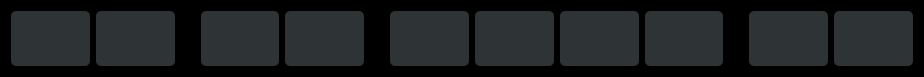
<?xml version="1.0" encoding="UTF-8"?>
<ui version="4.0">
 <class>Dialog</class>
 <widget class="QDialog" name="Dialog">
  <property name="geometry">
   <rect>
    <x>0</x>
    <y>0</y>
    <width>924</width>
    <height>77</height>
   </rect>
  </property>
  <property name="sizePolicy">
   <sizepolicy hsizetype="Maximum" vsizetype="Maximum">
    <horstretch>0</horstretch>
    <verstretch>0</verstretch>
   </sizepolicy>
  </property>
  <property name="minimumSize">
   <size>
    <width>0</width>
    <height>0</height>
   </size>
  </property>
  <property name="maximumSize">
   <size>
    <width>1024000</width>
    <height>60000</height>
   </size>
  </property>
  <property name="windowTitle">
   <string>Dialog</string>
  </property>
  <property name="styleSheet">
   <string notr="true">background-color: rgb(0, 0, 0);</string>
  </property>
  <layout class="QHBoxLayout" name="horizontalLayout">
   <item>
    <widget class="QPushButton" name="buttonBarrelCorrection">
     <property name="sizePolicy">
      <sizepolicy hsizetype="Preferred" vsizetype="Preferred">
       <horstretch>0</horstretch>
       <verstretch>0</verstretch>
      </sizepolicy>
     </property>
     <property name="styleSheet">
      <string notr="true">
QPushButton:checked{
border: 2px;
color: #009FE3;
font-size: 14px;
border-radius: 2px;
border-style: outset;
border-width: 2px;
border-radius: 10px;
border-color: beige;
}
QPushButton:!checked{

}
QPushButton:pressed{

color: white;
background-color: rgb(225, 237, 237);
border-radius: 5px;
}
QPushButton:!pressed{

color: white;
	background-color: rgb(46, 52, 54);
border-radius: 5px;
}</string>
     </property>
     <property name="text">
      <string/>
     </property>
     <property name="icon">
      <iconset>
       <activeoff>New folder/image222.png</activeoff>
       <activeon>New folder/image333.png</activeon>
      </iconset>
     </property>
     <property name="iconSize">
      <size>
       <width>40</width>
       <height>40</height>
      </size>
     </property>
     <property name="checkable">
      <bool>true</bool>
     </property>
     <property name="checked">
      <bool>false</bool>
     </property>
     <property name="flat">
      <bool>false</bool>
     </property>
    </widget>
   </item>
   <item>
    <widget class="QPushButton" name="buttonZeroPoint">
     <property name="sizePolicy">
      <sizepolicy hsizetype="Minimum" vsizetype="Preferred">
       <horstretch>0</horstretch>
       <verstretch>0</verstretch>
      </sizepolicy>
     </property>
     <property name="styleSheet">
      <string notr="true">
QPushButton:checked{
border: 2px;
color: #009FE3;
font-size: 14px;
border-radius: 2px;
border-style: outset;
border-width: 2px;
border-radius: 10px;
border-color: beige;
}
QPushButton:!checked{

}
QPushButton:pressed{

color: white;
background-color: rgb(225, 237, 237);
border-radius: 5px;
}
QPushButton:!pressed{

color: white;
	background-color: rgb(46, 52, 54);
border-radius: 5px;
}</string>
     </property>
     <property name="text">
      <string/>
     </property>
     <property name="icon">
      <iconset>
       <normaloff>New folder/circular-target.png</normaloff>New folder/circular-target.png</iconset>
     </property>
     <property name="iconSize">
      <size>
       <width>40</width>
       <height>40</height>
      </size>
     </property>
    </widget>
   </item>
   <item>
    <spacer name="verticalSpacer_4">
     <property name="orientation">
      <enum>Qt::Vertical</enum>
     </property>
     <property name="sizeHint" stdset="0">
      <size>
       <width>20</width>
       <height>40</height>
      </size>
     </property>
    </spacer>
   </item>
   <item>
    <widget class="QPushButton" name="button3D">
     <property name="sizePolicy">
      <sizepolicy hsizetype="Preferred" vsizetype="Preferred">
       <horstretch>0</horstretch>
       <verstretch>0</verstretch>
      </sizepolicy>
     </property>
     <property name="styleSheet">
      <string notr="true">
QPushButton:checked{
border: 2px;
color: #009FE3;
font-size: 14px;
border-radius: 2px;
border-style: outset;
border-width: 2px;
border-radius: 10px;
border-color: beige;
}
QPushButton:!checked{

}
QPushButton:pressed{

color: white;
background-color: rgb(225, 237, 237);
border-radius: 5px;
}
QPushButton:!pressed{

color: white;
	background-color: rgb(46, 52, 54);
border-radius: 5px;
}</string>
     </property>
     <property name="text">
      <string/>
     </property>
     <property name="icon">
      <iconset>
       <normaloff>New folder/camera(1).png</normaloff>New folder/camera(1).png</iconset>
     </property>
     <property name="iconSize">
      <size>
       <width>40</width>
       <height>40</height>
      </size>
     </property>
    </widget>
   </item>
   <item>
    <widget class="QPushButton" name="buttonLocalStream">
     <property name="sizePolicy">
      <sizepolicy hsizetype="Preferred" vsizetype="Preferred">
       <horstretch>0</horstretch>
       <verstretch>0</verstretch>
      </sizepolicy>
     </property>
     <property name="styleSheet">
      <string notr="true">
QPushButton:checked{
border: 2px;
color: #009FE3;
font-size: 14px;
border-radius: 2px;
border-style: outset;
border-width: 2px;
border-radius: 10px;
border-color: beige;
}
QPushButton:!checked{

}
QPushButton:pressed{

color: white;
background-color: rgb(225, 237, 237);
border-radius: 5px;
}
QPushButton:!pressed{

color: white;
	background-color: rgb(46, 52, 54);
border-radius: 5px;
}</string>
     </property>
     <property name="text">
      <string/>
     </property>
     <property name="icon">
      <iconset>
       <normaloff>New folder/p2p_01.png</normaloff>New folder/p2p_01.png</iconset>
     </property>
     <property name="iconSize">
      <size>
       <width>40</width>
       <height>40</height>
      </size>
     </property>
    </widget>
   </item>
   <item>
    <spacer name="verticalSpacer">
     <property name="orientation">
      <enum>Qt::Vertical</enum>
     </property>
     <property name="sizeHint" stdset="0">
      <size>
       <width>20</width>
       <height>40</height>
      </size>
     </property>
    </spacer>
   </item>
   <item>
    <widget class="QPushButton" name="buttonTestStream">
     <property name="sizePolicy">
      <sizepolicy hsizetype="Minimum" vsizetype="Preferred">
       <horstretch>0</horstretch>
       <verstretch>0</verstretch>
      </sizepolicy>
     </property>
     <property name="styleSheet">
      <string notr="true">
QPushButton:checked{
border: 2px;
color: #009FE3;
font-size: 14px;
border-radius: 2px;
border-style: outset;
border-width: 2px;
border-radius: 10px;
border-color: beige;
}
QPushButton:!checked{

}
QPushButton:pressed{

color: white;
background-color: rgb(225, 237, 237);
border-radius: 5px;
}
QPushButton:!pressed{

color: white;
	background-color: rgb(46, 52, 54);
border-radius: 5px;
}</string>
     </property>
     <property name="text">
      <string/>
     </property>
     <property name="icon">
      <iconset>
       <normaloff>New folder/live-streaming (3).png</normaloff>New folder/live-streaming (3).png</iconset>
     </property>
     <property name="iconSize">
      <size>
       <width>40</width>
       <height>40</height>
      </size>
     </property>
    </widget>
   </item>
   <item>
    <widget class="QPushButton" name="buttonStream">
     <property name="sizePolicy">
      <sizepolicy hsizetype="Preferred" vsizetype="Preferred">
       <horstretch>0</horstretch>
       <verstretch>0</verstretch>
      </sizepolicy>
     </property>
     <property name="styleSheet">
      <string notr="true">
QPushButton:checked{
border: 2px;
color: #009FE3;
font-size: 14px;
border-radius: 2px;
border-style: outset;
border-width: 2px;
border-radius: 10px;
border-color: beige;
}
QPushButton:!checked{

}
QPushButton:pressed{

color: white;
background-color: rgb(225, 237, 237);
border-radius: 5px;
}
QPushButton:!pressed{

color: white;
	background-color: rgb(46, 52, 54);
border-radius: 5px;
}</string>
     </property>
     <property name="text">
      <string/>
     </property>
     <property name="icon">
      <iconset>
       <normaloff>New folder/live11.png</normaloff>New folder/live11.png</iconset>
     </property>
     <property name="iconSize">
      <size>
       <width>40</width>
       <height>40</height>
      </size>
     </property>
    </widget>
   </item>
   <item>
    <widget class="QPushButton" name="buttonRecord">
     <property name="sizePolicy">
      <sizepolicy hsizetype="Preferred" vsizetype="Preferred">
       <horstretch>0</horstretch>
       <verstretch>0</verstretch>
      </sizepolicy>
     </property>
     <property name="styleSheet">
      <string notr="true">
QPushButton:checked{
border: 2px;
color: #009FE3;
font-size: 14px;
border-radius: 2px;
border-style: outset;
border-width: 2px;
border-radius: 10px;
border-color: beige;
}
QPushButton:!checked{

}
QPushButton:pressed{

color: white;
background-color: rgb(225, 237, 237);
border-radius: 5px;
}
QPushButton:!pressed{

color: white;
	background-color: rgb(46, 52, 54);
border-radius: 5px;
}</string>
     </property>
     <property name="text">
      <string/>
     </property>
     <property name="icon">
      <iconset>
       <normaloff>New folder/rec (4).png</normaloff>
       <normalon>New folder/rec (4).png</normalon>New folder/rec (4).png</iconset>
     </property>
     <property name="iconSize">
      <size>
       <width>40</width>
       <height>40</height>
      </size>
     </property>
    </widget>
   </item>
   <item>
    <widget class="QPushButton" name="buttonGallery">
     <property name="sizePolicy">
      <sizepolicy hsizetype="Preferred" vsizetype="Preferred">
       <horstretch>0</horstretch>
       <verstretch>0</verstretch>
      </sizepolicy>
     </property>
     <property name="styleSheet">
      <string notr="true">
QPushButton:checked{
border: 2px;
color: #009FE3;
font-size: 14px;
border-radius: 2px;
border-style: outset;
border-width: 2px;
border-radius: 10px;
border-color: beige;
}
QPushButton:!checked{

}
QPushButton:pressed{

color: white;
background-color: rgb(225, 237, 237);
border-radius: 5px;
}
QPushButton:!pressed{

color: white;
	background-color: rgb(46, 52, 54);
border-radius: 5px;
}</string>
     </property>
     <property name="text">
      <string/>
     </property>
     <property name="icon">
      <iconset>
       <normaloff>New folder/video-player.png</normaloff>New folder/video-player.png</iconset>
     </property>
     <property name="iconSize">
      <size>
       <width>40</width>
       <height>40</height>
      </size>
     </property>
    </widget>
   </item>
   <item>
    <spacer name="verticalSpacer_2">
     <property name="orientation">
      <enum>Qt::Vertical</enum>
     </property>
     <property name="sizeHint" stdset="0">
      <size>
       <width>20</width>
       <height>40</height>
      </size>
     </property>
    </spacer>
   </item>
   <item>
    <widget class="QPushButton" name="buttonSettingsMainWindow">
     <property name="sizePolicy">
      <sizepolicy hsizetype="Preferred" vsizetype="Preferred">
       <horstretch>0</horstretch>
       <verstretch>0</verstretch>
      </sizepolicy>
     </property>
     <property name="styleSheet">
      <string notr="true">
QPushButton:checked{
border: 2px;
color: #009FE3;
font-size: 14px;
border-radius: 2px;
border-style: outset;
border-width: 2px;
border-radius: 10px;
border-color: beige;
}
QPushButton:!checked{

}
QPushButton:pressed{

color: white;
background-color: rgb(225, 237, 237);
border-radius: 5px;
}
QPushButton:!pressed{

color: white;
	background-color: rgb(46, 52, 54);
border-radius: 5px;
}</string>
     </property>
     <property name="text">
      <string/>
     </property>
     <property name="icon">
      <iconset>
       <normaloff>New folder/settings (2).png</normaloff>New folder/settings (2).png</iconset>
     </property>
     <property name="iconSize">
      <size>
       <width>40</width>
       <height>40</height>
      </size>
     </property>
    </widget>
   </item>
   <item>
    <widget class="QPushButton" name="buttoncloseMainWindow">
     <property name="sizePolicy">
      <sizepolicy hsizetype="Preferred" vsizetype="Preferred">
       <horstretch>0</horstretch>
       <verstretch>0</verstretch>
      </sizepolicy>
     </property>
     <property name="autoFillBackground">
      <bool>false</bool>
     </property>
     <property name="styleSheet">
      <string notr="true">
QPushButton:checked{
border: 2px;
color: #009FE3;
font-size: 14px;
border-radius: 2px;
border-style: outset;
border-width: 2px;
border-radius: 10px;
border-color: beige;
}
QPushButton:!checked{

}
QPushButton:pressed{

color: white;
background-color: rgb(225, 237, 237);
border-radius: 5px;
}
QPushButton:!pressed{

color: white;
	background-color: rgb(46, 52, 54);
border-radius: 5px;
}</string>
     </property>
     <property name="text">
      <string/>
     </property>
     <property name="icon">
      <iconset>
       <normaloff>New folder/power-button_nwe.png</normaloff>New folder/power-button_nwe.png</iconset>
     </property>
     <property name="iconSize">
      <size>
       <width>40</width>
       <height>40</height>
      </size>
     </property>
    </widget>
   </item>
  </layout>
 </widget>
 <resources/>
 <connections/>
</ui>
